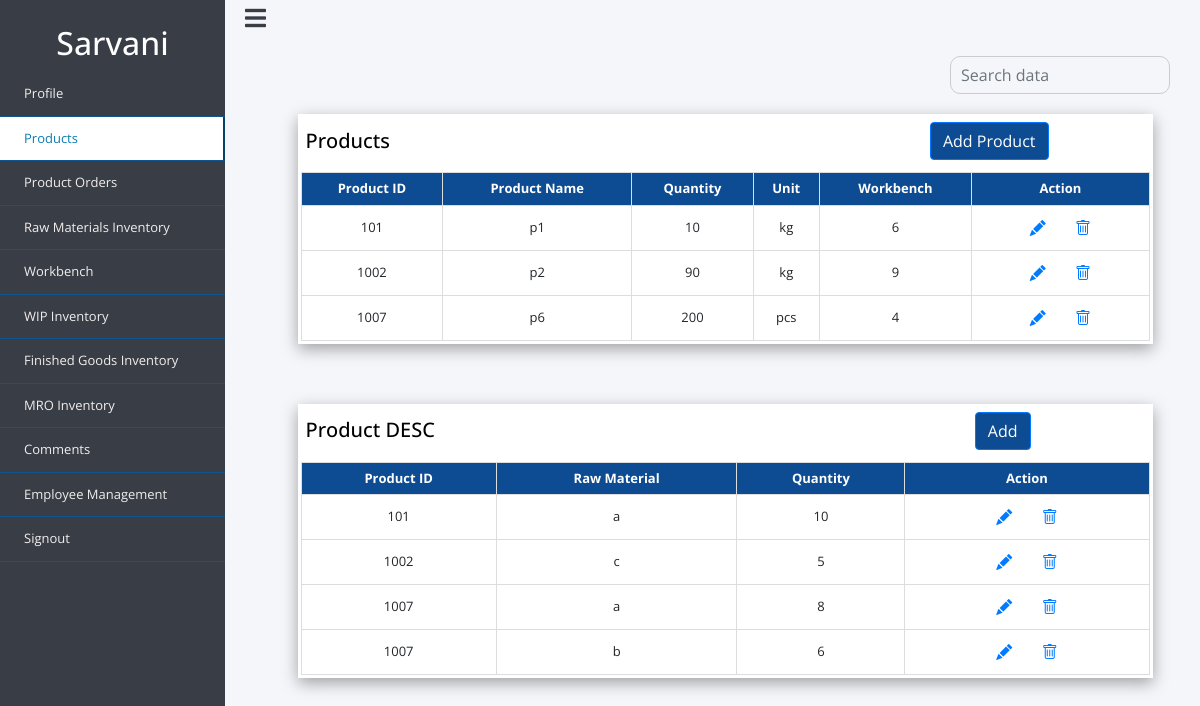
/admin_files/admin_products.php (signed in), run on an earlier commit of the app's database.
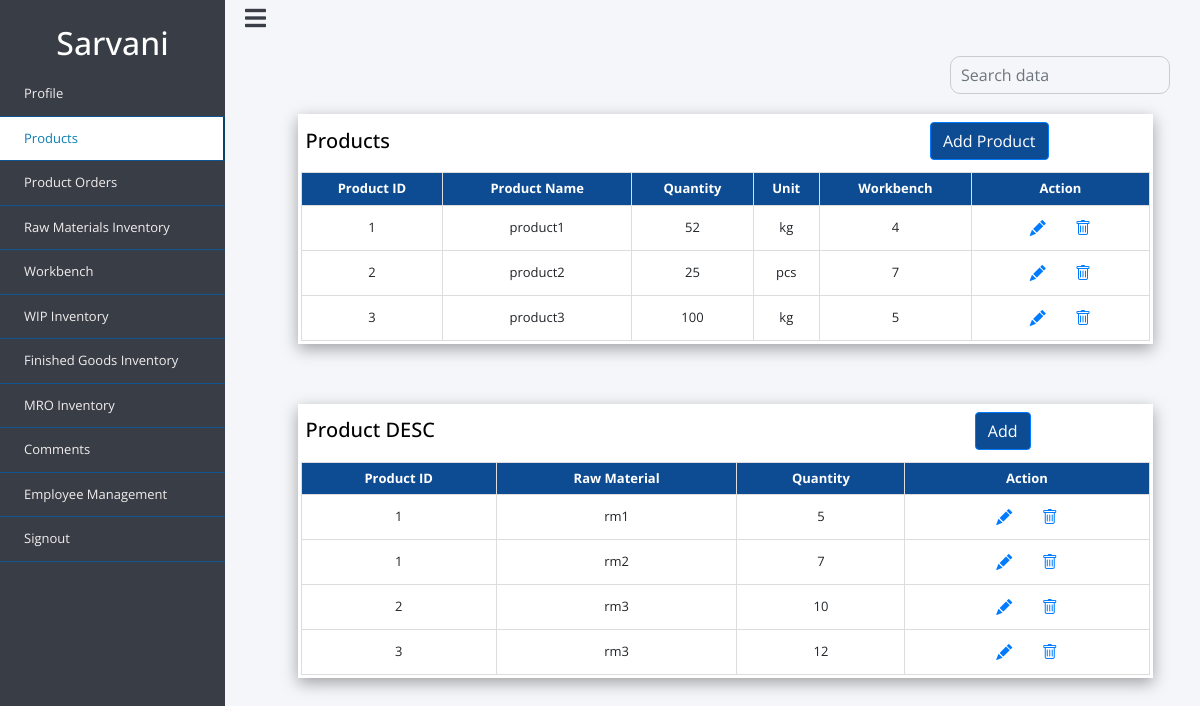
And on a later commit of the database.
### tables this page shows
CREATE TABLE `products` (
  `product_id` int(10) NOT NULL,
  `product_name` varchar(50) NOT NULL,
  `quantity` int(10) NOT NULL,
  `unit` varchar(10) NOT NULL,
  `workbench_id` varchar(12) NOT NULL
);

CREATE TABLE `product_rm` (
  `product_id` int(11) NOT NULL,
  `raw_material` varchar(50) NOT NULL,
  `rm_quantity` int(11) NOT NULL
);

### admin_files/admin_products.php (the view, shortened to what the changed rows need)
<?php
include 'dbconnect.php';
  ?>
<!doctype html>
<html lang="en">
  <head>
    <link rel="stylesheet" href="https://stackpath.bootstrapcdn.com/bootstrap/4.4.1/css/bootstrap.min.css">
    <link rel="stylesheet" href="style2.css">
    <link rel="stylesheet" href="https://cdn.jsdelivr.net/npm/bootstrap-icons@1.7.2/font/bootstrap-icons.css">
     <link rel="stylesheet" href="https://use.fontawesome.com/releases/v5.8.1/css/all.css">
  </head>
  <body>
  <div class="wrapper">
        <div class="sidebar">
            <div class="profile">
                <h2><?php echo $_SESSION['username']?></h2>
            </div>
        </div>
   </div>
<div class="content">
<div class="box">
<table class="user-info">
  <table class="products">
  <thead>
  <tr>
    <th>Product ID</th>
    <th>Product Name</th>
    <th>Quantity</th>
    <th>Unit</th>
    <th>Workbench</th>
    <th>Action</th>
  </tr>
  </thead>
  <tbody  id="employee_table">
  <?php
  $sql = "SELECT * FROM `products`";
  $result = mysqli_query($conn, $sql);
    if ($result) {
      while($row = mysqli_fetch_assoc($result)) {
        $product_id=$row['product_id'];
          echo '<tr>
              <td>'.$row["product_id"].'</td>
              <td>'.$row["product_name"].'</td>
              <td>'.$row["quantity"].'</td>
               <td>'.$row["unit"].'</td>
               <td>'.$row["workbench_id"].'</td>
               <td>
               <button type="button" class="btn btn-link"> <a href="edit.php?editid='.$product_id.'">  <span class="bi bi-pencil-fill"></span></a></button>
               <button type="button" class="btn btn-link"><a href="delete.php?deleteid='.$product_id.'"> <span class="bi bi-trash"></span></button></td>
             </tr>';
  }
}
?>
</tbody>
</table>
</table>
</div>
</div>
<div class="content">
<div class="box">
<table class="user-info" >
  <table class="products">
  <thead>
  <tr>
    <th>Product ID</th>
    <th>Raw Material</th>
    <th>Quantity</th>
    <th>Action</th>
  </tr>
  </thead>
  <tbody  id="employee_table">
  <?php
  $sql = "SELECT * FROM `product_rm`";
  $result = mysqli_query($conn, $sql);
    if ($result) {
      while($row = mysqli_fetch_assoc($result)) {
        $product_id=$row['product_id'];
          echo '<tr>
              <td>'.$row["product_id"].'</td>
              <td>'.$row["raw_material"].'</td>
              <td>'.$row["rm_quantity"].'</td>
               <td>
               <button type="button" class="btn btn-link"> <a href="edit_pdesc.php?editid='.$product_id.'">  <span class="bi bi-pencil-fill"></span></a></button>
               <button type="button" class="btn btn-link"><a href="delete_pdesc.php?deleteid='.$product_id.'"> <span class="bi bi-trash"></span></button>
</td>
             </tr>';
  }
}
?>
</tbody>
</table>
</div>
</div>
</body>
</html>

What changed in the data, as far as the page shows it:
removed products: product_id "101", product_name "p1", quantity "10", unit "kg", workbench "6"
removed products: product_id "1002", product_name "p2", quantity "90", unit "kg", workbench "9"
removed products: product_id "1007", product_name "p6", quantity "200", unit "pcs", workbench "4"
removed product_rm: product "101", raw_material "a", rm_quantity "10"
removed product_rm: product "1002", raw_material "c", rm_quantity "5"
removed product_rm: product "1007", raw_material "a", rm_quantity "8"
removed product_rm: product "1007", raw_material "b", rm_quantity "6"
added products: product_id "1", product_name "product1", quantity "52", unit "kg", workbench "4"
added products: product_id "2", product_name "product2", quantity "25", unit "pcs", workbench "7"
added products: product_id "3", product_name "product3", quantity "100", unit "kg", workbench "5"
added product_rm: product "1", raw_material "rm1", rm_quantity "5"
added product_rm: product "1", raw_material "rm2", rm_quantity "7"
added product_rm: product "2", raw_material "rm3", rm_quantity "10"
added product_rm: product "3", raw_material "rm3", rm_quantity "12"
